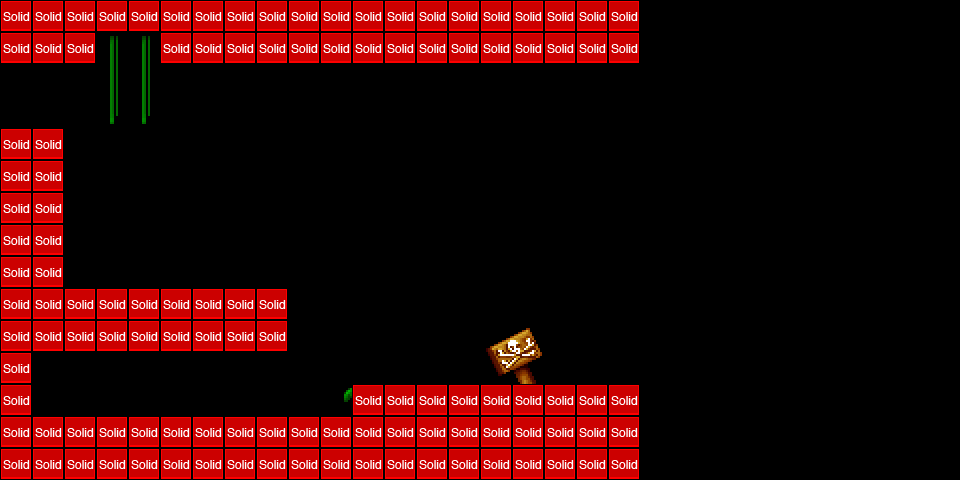

A 2D game scene composited from a Tiled map and its tileset images. What follows is a short description and the map's XML, with each tile layer's data collapsed to a summary:
An orthogonal 30x15 tile map with 32x32 px tiles, 5 tile layers (parallax_layer1, parallax_layer2, background, foreground, ...), 2 tilesets and 6 objects (4x CoinEntity, mainPlayer, EnemyEntity).

<map version="1.0" orientation="orthogonal" width="30" height="15" tilewidth="32" tileheight="32">
 <properties>
  <property name="background_color" value="#00C0FF" />
 </properties>
 <tileset firstgid="1" name="area01_level_tiles" tilewidth="32" tileheight="32">
  <image source="area01_tileset/area01_level_tiles.png" trans="ff00ff" width="640" height="241" />
 </tileset>
 <tileset firstgid="141" name="metatiles32x32" tilewidth="32" tileheight="32">
  <image source="area01_tileset/metatiles32x32.png" trans="26ff26" width="160" height="32" />
  <tile id="0">
   <properties>
    <property name="type" value="solid" />
   </properties>
  </tile>
  <tile id="1">
   <properties>
    <property name="type" value="platform" />
   </properties>
  </tile>
 </tileset>
 <layer name="parallax_layer1" width="30" height="15">
  <properties>
   <property name="imagesrc" value="area01_bkg0" />
  </properties>
  <data>[450 cells, 0 non-empty, 0 distinct tile ids]</data>
 </layer>
 <layer name="parallax_layer2" width="30" height="15">
  <properties>
   <property name="imagesrc" value="area01_bkg1" />
  </properties>
  <data>[450 cells, 0 non-empty, 0 distinct tile ids]</data>
 </layer>
 <layer name="background" width="30" height="15">
  <properties>
   <property name="background_color" value="#00C0FF" />
  </properties>
  <data>[450 cells, 124 non-empty, 12 distinct tile ids]</data>
 </layer>
 <layer name="foreground" width="30" height="15">
  <data>[450 cells, 4 non-empty, 4 distinct tile ids]</data>
 </layer>
 <objectgroup color="#1ba419" name="Entities" width="30" height="15">
  <object name="mainPlayer" x="128" y="256" width="32" height="32">
   <properties>
    <property name="image" value="gripe_run_right" />
    <property name="spritewidth" value="64" />
   </properties>
  </object>
  <object name="CoinEntity" x="288" y="384" width="32" height="32">
   <properties>
    <property name="image" value="spinning_coin_gold" />
    <property name="spritewidth" value="32" />
   </properties>
  </object>
  <object name="CoinEntity" x="576" y="320" width="32" height="32">
   <properties>
    <property name="image" value="spinning_coin_gold" />
    <property name="spritewidth" value="32" />
   </properties>
  </object>
  <object name="CoinEntity" x="352" y="320" width="32" height="32">
   <properties>
    <property name="image" value="spinning_coin_gold" />
    <property name="spritewidth" value="32" />
   </properties>
  </object>
  <object name="CoinEntity" x="64" y="256" width="32" height="32">
   <properties>
    <property name="image" value="spinning_coin_gold" />
    <property name="spritewidth" value="32" />
   </properties>
  </object>
 </objectgroup>
 <objectgroup color="#a4090b" name="EnemyEntities" width="30" height="15" visible="0">
  <object name="EnemyEntity" x="352" y="352" width="288" height="32" />
 </objectgroup>
 <layer name="collision" width="30" height="15">
  <data>[450 cells, 117 non-empty, 1 distinct tile ids]</data>
 </layer>
</map>
